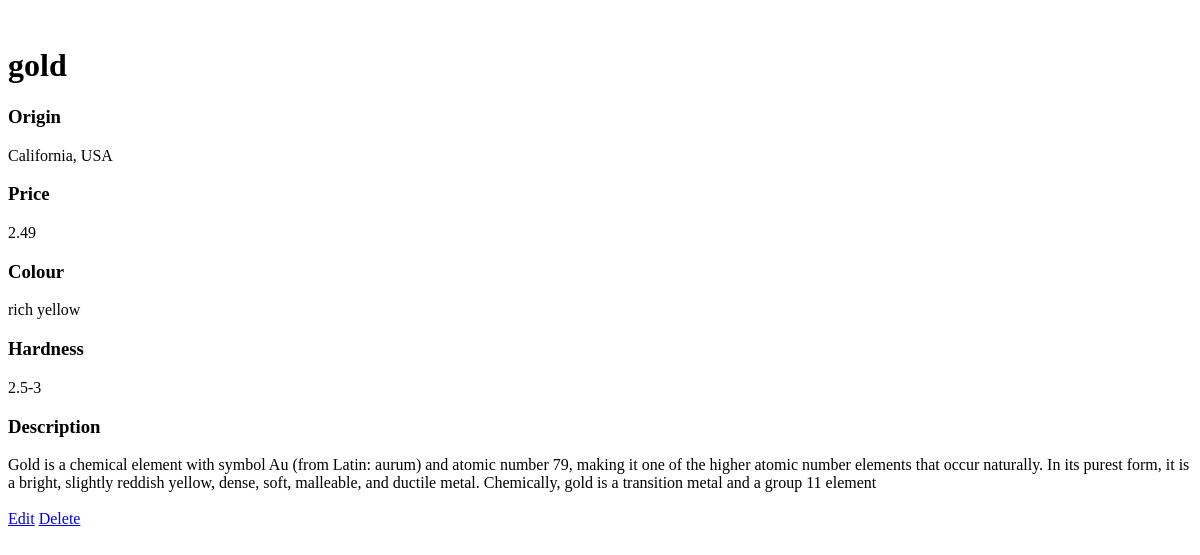
/minerals/21/items/41/, run on an earlier commit of the app's database.
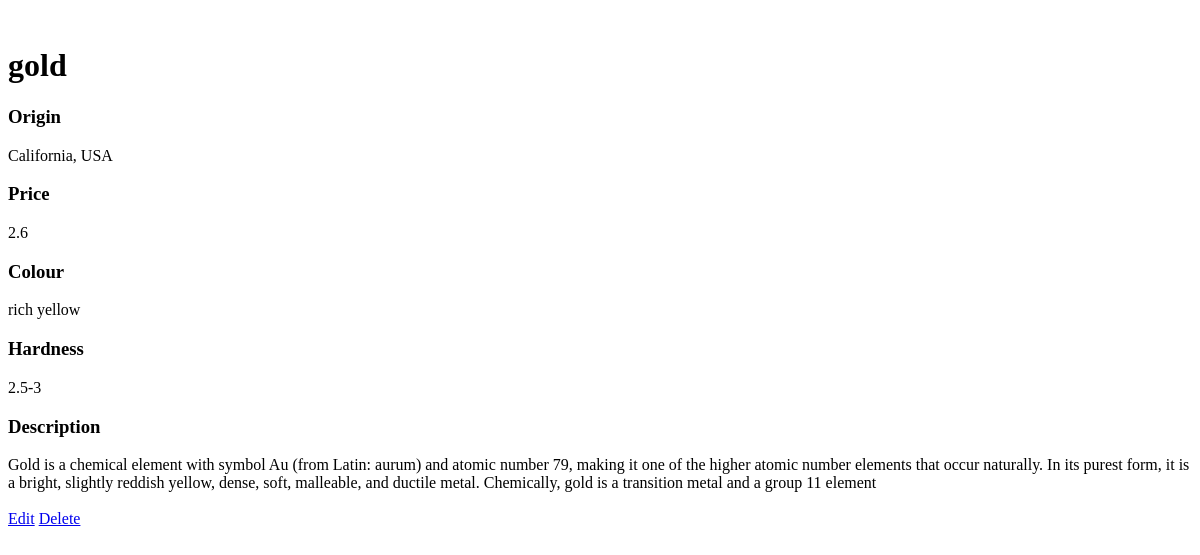
And on a later commit of the database.
### project_database.py (models this page shows, shortened)
class Item(Base):
    __tablename__ = 'properties'
    name = Column(String(30),nullable=False)
    origin = Column(String(80))
    id = Column(Integer, primary_key=True)
    colour = Column(String(250))
    price = Column(String(10))
    hardness = Column(String(10))
    description = Column(String(1000))
    mineral_id = Column(Integer, ForeignKey('stones.id'))
    stones = relationship(Mineral)

### application.py (the view)
@app.route('/minerals/<int:mineral_id>/items/<int:item_id>/')
def showItemInformation(mineral_id, item_id):
    mineral = session.query(Mineral).filter_by(id=mineral_id).one()
    item = session.query(Item).filter_by(id=item_id)
    return render_template('itemInfo.html', mineral_id=mineral_id, item_id=item_id, item=item)

### templates/itemInfo.html (shortened to what this page needs)
﻿</head>
<body>
    {% for i in item %}
    <h1>{{i.name}}</h1>
    <h3>Origin</h3>   {{i.origin}}
    <h3>Price</h3>    {{i.price}}
    <h3>Colour</h3>   {{i.colour}}
    <h3>Hardness</h3>  {{i.hardness}}
    <h3>Description</h3> {{i.description}}
    {% endfor %}
    <a href='{{url_for('editItem',mineral_id=mineral_id, item_id = item_id)}}'>Edit</a>
    <a href='{{url_for('deleteItem',mineral_id=mineral_id,item_id=item_id)}}'>Delete</a>
</body>
</html>

What changed in the data, as far as the page shows it:
changed Item "gold": price "2.49" → "2.6"
